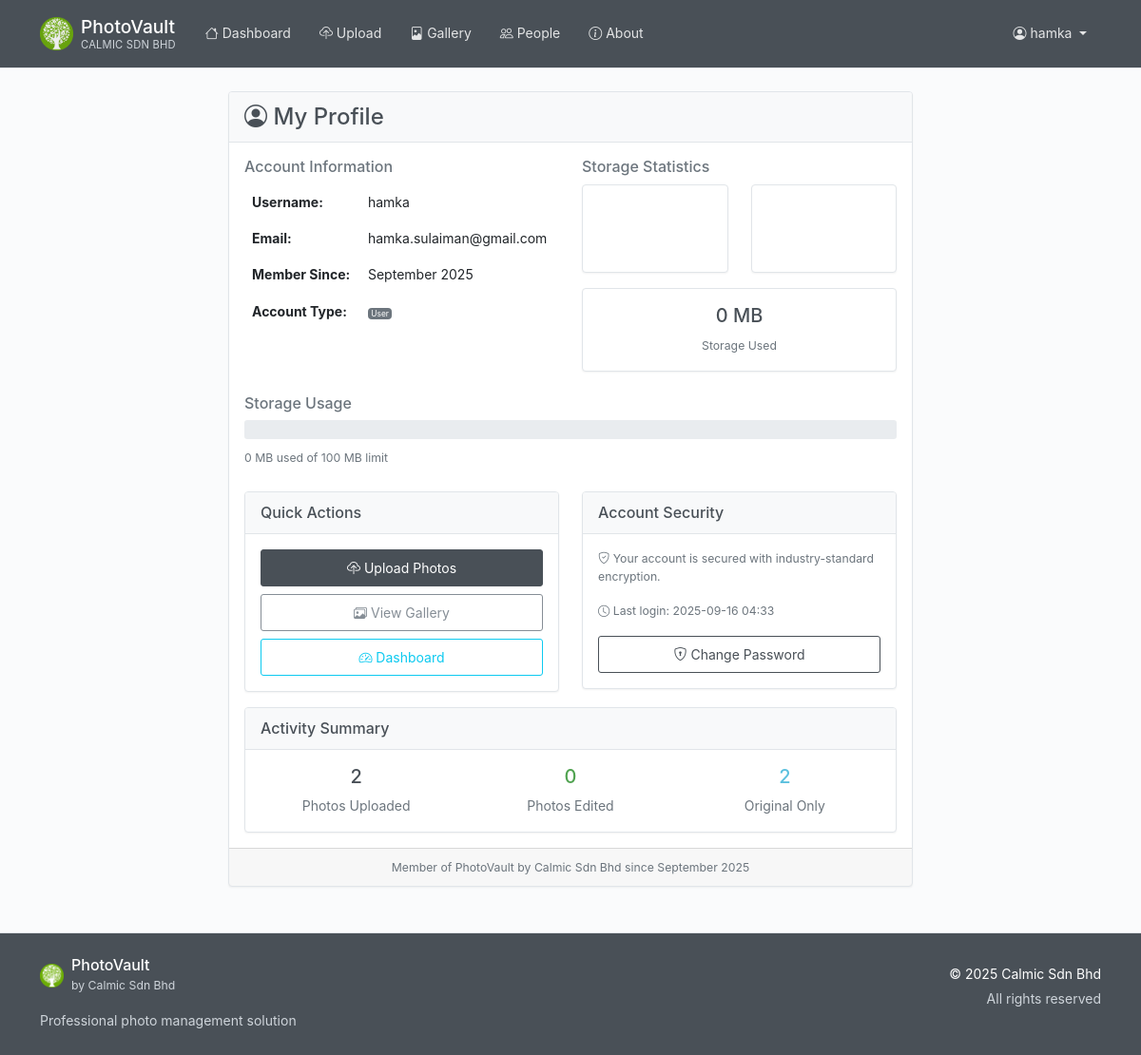
The app's page /profile (signed in) with its own data.
### photovault/models/__init__.py (models this page shows, shortened)
class User(UserMixin, db.Model):
    id = db.Column(db.Integer, primary_key=True)
    username = db.Column(db.String(80), unique=True, nullable=False)
    email = db.Column(db.String(120), unique=True, nullable=False)
    password_hash = db.Column(db.String(255), nullable=False)
    created_at = db.Column(db.DateTime, default=datetime.utcnow)
    is_active = db.Column(db.Boolean, default=True)
    is_admin = db.Column(db.Boolean, default=False, nullable=False)
    is_superuser = db.Column(db.Boolean, default=False, nullable=False)
    photos = db.relationship('Photo', backref='user', lazy=True, cascade='all, delete-orphan')
    albums = db.relationship('Album', backref='user', lazy=True, cascade='all, delete-orphan')
    people = db.relationship('Person', backref='user', lazy=True, cascade='all, delete-orphan')

### photovault/routes/main.py (the view)
@main_bp.route('/profile')
@login_required
def profile():
    stats = {
        'total_photos': 0,
        'edited_photos': 0,
        'total_size': 0,
        'member_since': 'Unknown'
    }
    try:
        from photovault.models import Photo
        from datetime import datetime
        user_photos = Photo.query.filter_by(user_id=current_user.id).all()
        total_photos = len(user_photos)
        edited_photos = sum(1 for photo in user_photos if photo.edited_filename and photo.edited_filename.strip())
        total_size = sum(photo.file_size or 0 for photo in user_photos)
        if current_user.created_at:
            member_since = current_user.created_at.strftime('%B %Y')
        else:
            member_since = 'Unknown'
        stats = {
            'total_photos': total_photos,
            'edited_photos': edited_photos,
            'total_size': total_size,
            'member_since': member_since
        }
    except Exception as e:
        print(f"Profile error: {str(e)}")
    return render_template('profile.html', user=current_user, stats=stats)

### photovault/templates/profile.html (shortened to what this page needs)
{% extends "base.html" %}
{% block content %}
<div class="container">
    <div class="row">
        <div class="col-lg-8 mx-auto">
            <div class="card">
                <div class="card-header">
                    <h4 class="mb-0">
                        <i class="bi bi-person-circle"></i> My Profile
                    </h4>
                </div>
                <div class="card-body">
                    <div class="row mb-4">
                        <div class="col-md-6">
                            <h6 class="text-muted">Account Information</h6>
                            <table class="table table-borderless">
                                <tr>
                                    <td><strong>Username:</strong></td>
                                    <td>{{ current_user.username }}</td>
                                </tr>
                                <tr>
                                    <td><strong>Email:</strong></td>
                                    <td>{{ current_user.email }}</td>
                                </tr>
                                <tr>
                                    <td><strong>Member Since:</strong></td>
                                    <td>{{ stats.member_since }}</td>
                                </tr>
                                <tr>
                                    <td><strong>Account Type:</strong></td>
                                    <td>
                                        {% if current_user.is_superuser %}
                                            <span class="badge bg-danger">Superuser</span>
                                        {% elif current_user.is_admin %}
                                            <span class="badge bg-warning">Administrator</span>
                                        {% else %}
                                            <span class="badge bg-secondary">User</span>
                                        {% endif %}
                                    </td>
                                </tr>
                            </table>
                        </div>
                        <div class="col-md-6">
                            <h6 class="text-muted">Storage Statistics</h6>
                            <div class="row text-center">
                                <div class="col-6 mb-3">
                                    <div class="card bg-primary text-white">
                                        <div class="card-body py-3">
                                            <h4>{{ stats.total_photos }}</h4>
                                            <small>Total Photos</small>
                                        </div>
                                    </div>
                                </div>
                                <div class="col-6 mb-3">
                                    <div class="card bg-success text-white">
                                        <div class="card-body py-3">
                                            <h4>{{ stats.edited_photos }}</h4>
                                            <small>Edited Photos</small>
                                        </div>
                                    </div>
                                </div>
                            </div>
                            <div class="card bg-light">
                                <div class="card-body text-center py-3">
                                    <h5>{{ stats.total_size // (1024 * 1024) }} MB</h5>
                                    <small class="text-muted">Storage Used</small>
                                </div>
                            </div>
                        </div>
                    </div>
                    {% if stats.total_size > 0 %}
                    <div class="mb-4">
                        <h6 class="text-muted">Storage Usage</h6>
                        {% set storage_mb = stats.total_size // (1024 * 1024) %}
                        {% set usage_percent = (storage_mb / 100 * 100) | round(1) %}
                        <div class="progress mb-2" style="height: 20px;">
                        </div>
                        <small class="text-muted">
                            {{ storage_mb }} MB used of 100 MB limit
                        </small>
                    </div>
                    {% endif %}
                    <div class="row">
                        <div class="col-md-6 mb-3">
                            <div class="card">
                                <div class="card-header">
                                    <h6 class="mb-0">Quick Actions</h6>
                                </div>
                                <div class="card-body">
                                    <div class="d-grid gap-2">
                                        <a href="{{ url_for('main.upload') }}" class="btn btn-primary">
                                            <i class="bi bi-cloud-upload"></i> Upload Photos
                                        </a>
                                        <a href="{{ url_for('main.gallery') }}" class="btn btn-outline-secondary">
                                            <i class="bi bi-images"></i> View Gallery
                                        </a>
                                        <a href="{{ url_for('main.dashboard') }}" class="btn btn-outline-info">
                                            <i class="bi bi-speedometer2"></i> Dashboard
                                        </a>
                                    </div>
                                </div>
                            </div>
                        </div>
                        <div class="col-md-6 mb-3">
                            <div class="card">
                                <div class="card-header">
                                    <h6 class="mb-0">Account Security</h6>
                                </div>
                                <div class="card-body">
                                    <p class="text-muted small">
                                        <i class="bi bi-shield-check"></i>
                                        Your account is secured with industry-standard encryption.
                                    </p>
                                    <p class="text-muted small">
                                        <i class="bi bi-clock"></i>
                                        Last login: {{ current_user.created_at.strftime('%Y-%m-%d %H:%M') }}
                                    </p>
                                    <div class="d-grid gap-2">
                                        <a href="{{ url_for('auth.change_password') }}" class="btn btn-outline-primary btn-sm">
                                            <i class="bi bi-shield-lock"></i> Change Password
                                        </a>
                                    </div>
                                </div>
                            </div>
                        </div>
                    </div>
                    <div class="card">
                        <div class="card-header">
                            <h6 class="mb-0">Activity Summary</h6>
                        </div>
                        <div class="card-body">
                            <div class="row text-center">
                                <div class="col-md-4">
                                    <h5 class="text-primary">{{ stats.total_photos }}</h5>
                                    <p class="text-muted mb-0">Photos Uploaded</p>
                                </div>
                                <div class="col-md-4">
                                    <h5 class="text-success">{{ stats.edited_photos }}</h5>
                                    <p class="text-muted mb-0">Photos Edited</p>
                                </div>
                                <div class="col-md-4">
                                    <h5 class="text-info">{{ stats.total_photos - stats.edited_photos }}</h5>
                                    <p class="text-muted mb-0">Original Only</p>
                                </div>
                            </div>
                        </div>
                    </div>
                </div>
                <div class="card-footer text-center">
                    <small class="text-muted">
                        Member of PhotoVault by Calmic Sdn Bhd since {{ stats.member_since }}
                    </small>
                </div>
            </div>
        </div>
    </div>
</div>
{% endblock %}

### photovault/templates/base.html (shortened to what this page needs)
<!DOCTYPE html>
<html lang="en">
<head>
    <link href="https://cdn.jsdelivr.net/npm/bootstrap@5.1.3/dist/css/bootstrap.min.css" rel="stylesheet"
>
    <link rel="stylesheet" href="https://cdn.jsdelivr.net/npm/bootstrap-icons@1.11.3/font/bootstrap-icons.css">
    <link rel="stylesheet" href="{{ url_for('static', filename='css/style.css') }}">
</head>
<body>
    <nav class="navbar navbar-expand-lg navbar-dark" role="navigation" aria-label="Main navigation">
        <div class="container">
            <a class="navbar-brand d-flex align-items-center" href="{{ url_for('main.index') }}" aria-label="PhotoVault Home">
                <div class="logo-container me-2 d-flex align-items-center">
                    <img src="{{ url_for('static', filename='img/calmic-logo.png') }}"
                         alt="Calmic Logo"
                         height="35"
                         class="logo-img"
                         onload="this.parentNode.querySelector('.logo-fallback').style.display='none';"
                         onerror="this.style.display='none'; this.parentNode.querySelector('.logo-fallback').style.display='flex';">
                </div>
                <div class="brand-text">
                    <div class="brand-name">{{ app_title if app_title else 'PhotoVault' }}</div>
                    <div class="company-name">{{ company_info.name if company_info else 'Calmic Sdn Bhd' }}</div>
                </div>
            </a>
            <div class="collapse navbar-collapse" id="navbarNav">
                {% if current_user.is_authenticated %}
                <div class="navbar-nav me-auto">
                    <a class="nav-link {{ 'active' if request.endpoint == 'main.dashboard' }}"
                       href="{{ url_for('main.dashboard') }}" aria-current="{% if request.endpoint == 'main.dashboard' %}page{% endif %}">
                        <i class="bi bi-house" aria-hidden="true"></i> Dashboard
                    </a>
                    <a class="nav-link {{ 'active' if request.endpoint == 'photo.upload_photo' }}"
                       href="/upload" aria-current="{% if request.endpoint == 'photo.upload_photo' %}page{% endif %}">
                        <i class="bi bi-cloud-upload" aria-hidden="true"></i> Upload
                    </a>
                    <a class="nav-link"
                       href="/gallery" aria-current="page">
                        <i class="bi bi-file-image" aria-hidden="true"></i> Gallery
                    </a>
                    <a class="nav-link {{ 'active' if request.endpoint == 'main.people' }}"
                       href="{{ url_for('main.people') }}" aria-current="{% if request.endpoint == 'main.people' %}page{% endif %}">
                        <i class="bi bi-people" aria-hidden="true"></i> People
                    </a>
                    <a class="nav-link {{ 'active' if request.endpoint == 'main.about' }}"
                       href="{{ url_for('main.about') }}" aria-current="{% if request.endpoint == 'main.about' %}page{% endif %}">
                        <i class="bi bi-info-circle" aria-hidden="true"></i> About
                    </a>
                </div>
                <div class="navbar-nav ms-auto">
                    <div class="nav-item dropdown">
                        <a class="nav-link dropdown-toggle" href="#" id="userDropdown" role="button"
                           data-bs-toggle="dropdown" aria-expanded="false" aria-label="User menu for {{ current_user.username }}">
                            <i class="bi bi-person-circle" aria-hidden="true"></i>
                            <span class="d-none d-sm-inline">{{ current_user.username }}</span>
                        </a>
                    </div>
                </div>
                {% endif %}
            </div>
        </div>
    </nav>
    <main class="container my-4" id="main-content" role="main">
        {% block content %}{% endblock %}
    </main>
    <footer class="py-4 mt-5" role="contentinfo">
        <div class="container">
            <div class="row">
                <div class="col-md-6 mb-3 mb-md-0">
                    <div class="d-flex align-items-center mb-3">
                        <div class="footer-logo-container me-2 d-flex align-items-center">
                            <img src="{{ url_for('static', filename='img/calmic-logo.png') }}"
                                 alt="Calmic Logo"
                                 height="25"
                                 class="footer-logo-img"
                                 onload="this.parentNode.querySelector('.footer-logo-fallback').style.display='none';"
                                 onerror="this.style.display='none'; this.parentNode.querySelector('.footer-logo-fallback').style.display='flex';">
                        </div>
                        <div>
                            <h6 class="mb-0">{{ app_title if app_title else 'PhotoVault' }}</h6>
                            <small class="text-muted">by {{ company_info.name if company_info else 'Calmic Sdn Bhd' }}</small>
                        </div>
                    </div>
                    <p class="text-muted mb-0">Professional photo management solution</p>
                </div>
                <div class="col-md-6 text-md-end">
                    <p class="mb-1">{{ company_copyright if company_copyright else '© 2025 Calmic Sdn Bhd' }}</p>
                    <p class="text-muted mb-0">All rights reserved</p>
                </div>
            </div>
        </div>
    </footer>
</body>
</html>

### records on screen
User: username "hamka", email "hamka.sulaiman@gmail.com", created_at "2025-09-16 04:33"

### other values on screen
{{ app_title if app_title else 'PhotoVault' }} "PhotoVault"
{{ company_info.name if company_info else 'Calmic Sdn Bhd' }} "CALMIC SDN BHD"
{{ stats.member_since }} "September 2025"
{{ stats.total_size // (1024 * 1024) }} "0"
{{ storage_mb }} "0"
{{ stats.total_photos }} "2"
{{ stats.edited_photos }} "0"
{{ stats.total_photos - stats.edited_photos }} "2"
{{ company_info.name if company_info else 'Calmic Sdn Bhd' }} "Calmic Sdn Bhd"
{{ company_copyright if company_copyright else '© 2025 Calmic Sdn Bhd' }} "© 2025 Calmic Sdn Bhd"
